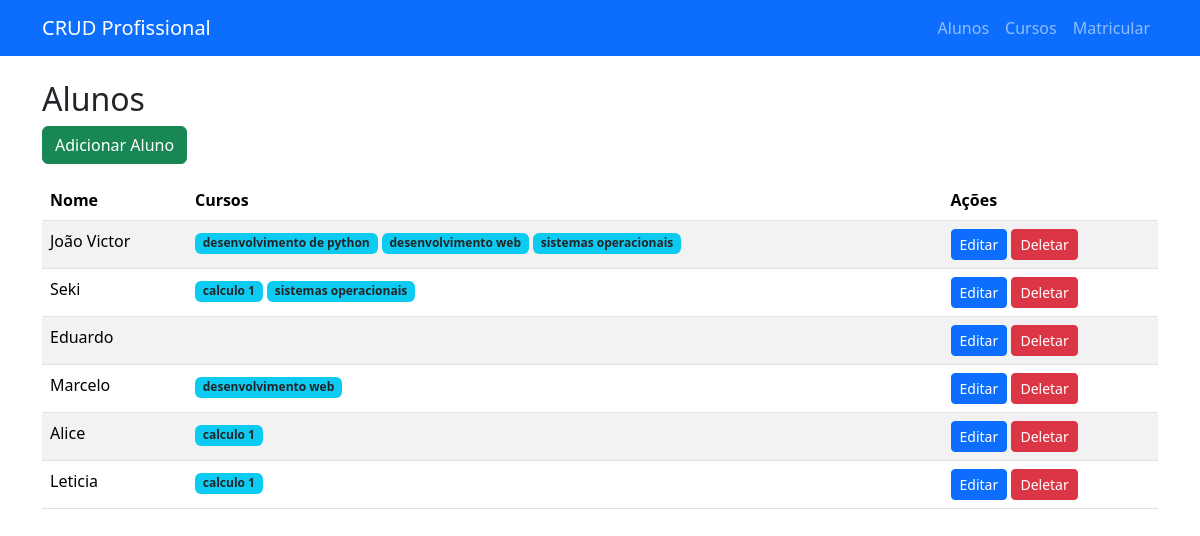
Before: /alunos with the older database file.
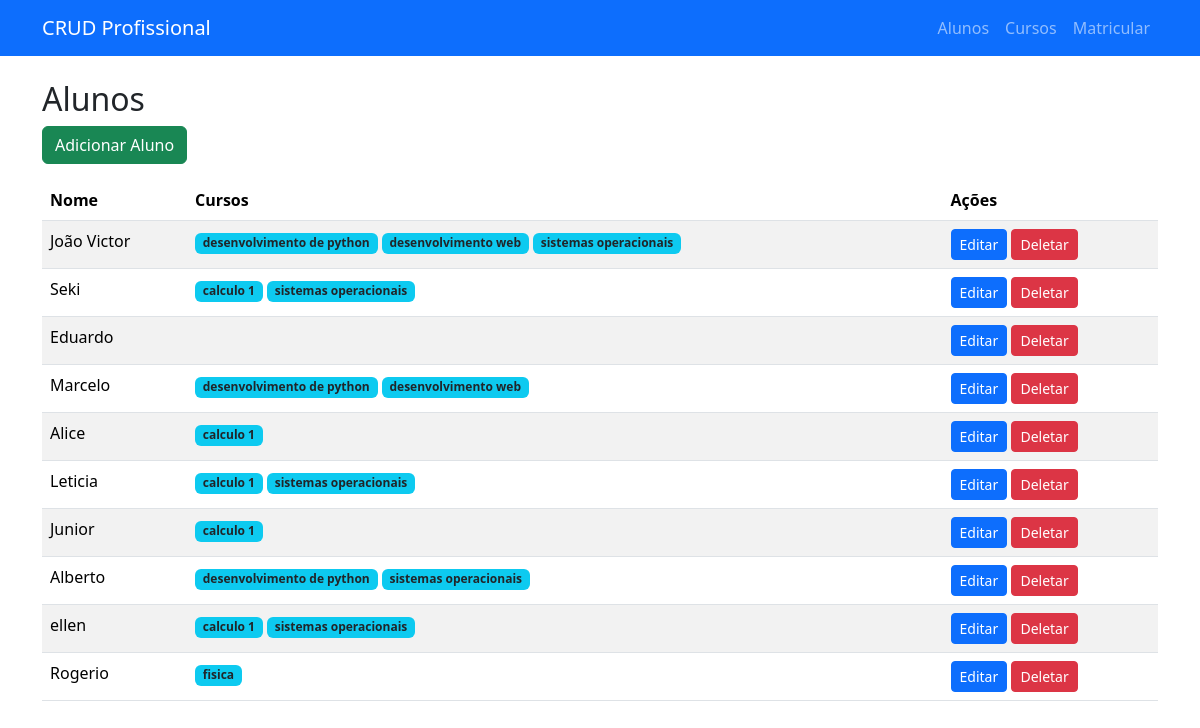
After: the same page with the newer database file.
### app.py (models this page shows)
class Aluno(db.Model):
    id = db.Column(db.Integer, primary_key=True)
    nome = db.Column(db.String(100), nullable=False)
    cursos = db.relationship('Curso', secondary=matriculas, backref=db.backref('alunos', lazy='dynamic'))

class Curso(db.Model):
    id = db.Column(db.Integer, primary_key=True)
    nome = db.Column(db.String(100), nullable=False)

### app.py (the view)
@app.route('/alunos')
def alunos():
    lista_alunos = Aluno.query.all()
    return render_template('alunos.html', alunos=lista_alunos)

### templates/alunos.html
{% extends "base.html" %}
{% block content %}
<h2>Alunos</h2>
<a class="btn btn-success mb-3" href="{{ url_for('adicionar_aluno') }}">Adicionar Aluno</a>
<table class="table table-striped">
    <thead>
        <tr>
            <th>Nome</th>
            <th>Cursos</th>
            <th>Ações</th>
        </tr>
    </thead>
    <tbody>
        {% for aluno in alunos %}
        <tr>
            <td>{{ aluno.nome }}</td>
            <td>
                {% for curso in aluno.cursos %}
                    <span class="badge bg-info text-dark">{{ curso.nome }}</span>
                {% endfor %}
            </td>
            <td>
                <a class="btn btn-primary btn-sm" href="{{ url_for('editar_aluno', id=aluno.id) }}">Editar</a>
                <a class="btn btn-danger btn-sm" href="{{ url_for('deletar_aluno', id=aluno.id) }}">Deletar</a>
            </td>
        </tr>
        {% endfor %}
    </tbody>
</table>
{% endblock %}

### templates/base.html (shortened to what this page needs)
<!doctype html>
<html lang="pt-br">
  <head>
    <link href="https://cdn.jsdelivr.net/npm/bootstrap@5.3.2/dist/css/bootstrap.min.css" rel="stylesheet">
  </head>
  <body>
    <nav class="navbar navbar-expand-lg navbar-dark bg-primary mb-4">
      <div class="container">
        <a class="navbar-brand" href="{{ url_for('index') }}">CRUD Profissional</a>
        <div class="collapse navbar-collapse">
          <ul class="navbar-nav ms-auto">
            <li class="nav-item"><a class="nav-link" href="{{ url_for('alunos') }}">Alunos</a></li>
            <li class="nav-item"><a class="nav-link" href="{{ url_for('cursos') }}">Cursos</a></li>
            <li class="nav-item"><a class="nav-link" href="{{ url_for('matricular') }}">Matricular</a></li>
          </ul>
        </div>
      </div>
    </nav>
    <div class="container">
      {% block content %}{% endblock %}
    </div>
  </body>
</html>

Changed rows visible on the page:
changed Aluno "Marcelo": gains Curso (nome "desenvolvimento de python")
changed Aluno "Leticia": gains Curso (nome "sistemas operacionais")
added Aluno: nome "Junior", Curso (nome "calculo 1")
added Aluno: nome "Alberto", Curso (nome "desenvolvimento de python"), Curso (nome "sistemas operacionais")
added Aluno: nome "ellen", Curso (nome "calculo 1"), Curso (nome "sistemas operacionais")
added Aluno: nome "Rogerio"
added Curso: nome "fisica", shown under "Rogerio"
